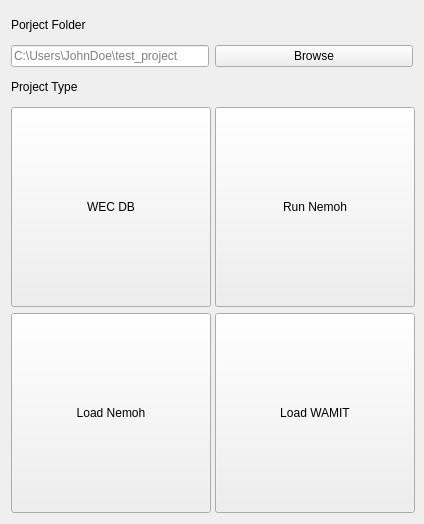
<?xml version="1.0" encoding="UTF-8"?>
<ui version="4.0">
 <class>Form</class>
 <widget class="QWidget" name="Form">
  <property name="geometry">
   <rect>
    <x>0</x>
    <y>0</y>
    <width>424</width>
    <height>524</height>
   </rect>
  </property>
  <property name="sizePolicy">
   <sizepolicy hsizetype="Fixed" vsizetype="Fixed">
    <horstretch>0</horstretch>
    <verstretch>0</verstretch>
   </sizepolicy>
  </property>
  <property name="minimumSize">
   <size>
    <width>424</width>
    <height>524</height>
   </size>
  </property>
  <property name="maximumSize">
   <size>
    <width>424</width>
    <height>524</height>
   </size>
  </property>
  <property name="windowTitle">
   <string>WEC - Analysis / New Project Selection</string>
  </property>
  <layout class="QGridLayout" name="gridLayout">
   <item row="1" column="2">
    <widget class="QPushButton" name="btn_prj">
     <property name="text">
      <string>Browse</string>
     </property>
    </widget>
   </item>
   <item row="4" column="2">
    <widget class="QPushButton" name="btn_t4">
     <property name="minimumSize">
      <size>
       <width>200</width>
       <height>200</height>
      </size>
     </property>
     <property name="text">
      <string>Load WAMIT</string>
     </property>
    </widget>
   </item>
   <item row="3" column="2">
    <widget class="QPushButton" name="btn_t2">
     <property name="sizePolicy">
      <sizepolicy hsizetype="Fixed" vsizetype="Fixed">
       <horstretch>0</horstretch>
       <verstretch>0</verstretch>
      </sizepolicy>
     </property>
     <property name="minimumSize">
      <size>
       <width>200</width>
       <height>200</height>
      </size>
     </property>
     <property name="text">
      <string>Run Nemoh</string>
     </property>
    </widget>
   </item>
   <item row="3" column="1">
    <widget class="QPushButton" name="btn_t1">
     <property name="sizePolicy">
      <sizepolicy hsizetype="Fixed" vsizetype="Fixed">
       <horstretch>0</horstretch>
       <verstretch>0</verstretch>
      </sizepolicy>
     </property>
     <property name="minimumSize">
      <size>
       <width>200</width>
       <height>200</height>
      </size>
     </property>
     <property name="text">
      <string>WEC DB</string>
     </property>
    </widget>
   </item>
   <item row="4" column="1">
    <widget class="QPushButton" name="btn_t3">
     <property name="sizePolicy">
      <sizepolicy hsizetype="Fixed" vsizetype="Fixed">
       <horstretch>0</horstretch>
       <verstretch>0</verstretch>
      </sizepolicy>
     </property>
     <property name="minimumSize">
      <size>
       <width>200</width>
       <height>200</height>
      </size>
     </property>
     <property name="text">
      <string>Load Nemoh</string>
     </property>
    </widget>
   </item>
   <item row="0" column="1">
    <widget class="QLabel" name="label">
     <property name="text">
      <string>Porject Folder</string>
     </property>
    </widget>
   </item>
   <item row="1" column="1">
    <widget class="QLineEdit" name="le_prj">
     <property name="placeholderText">
      <string>C:\Users\JohnDoe\test_project</string>
     </property>
    </widget>
   </item>
   <item row="2" column="1">
    <widget class="QLabel" name="label_2">
     <property name="text">
      <string>Project Type</string>
     </property>
    </widget>
   </item>
  </layout>
 </widget>
 <resources/>
 <connections/>
</ui>
